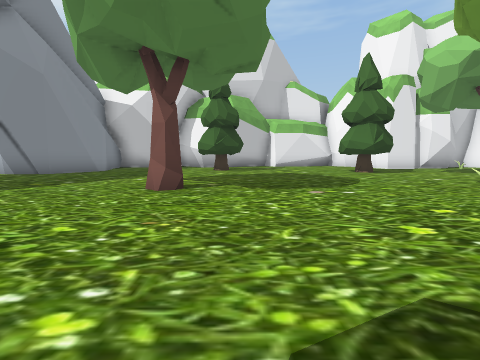
View 1 (above)

13 first-person views from a walk through a 3-D level made in the Unity game engine. The camera is 1.2 m above the floor, tilts 6° down and sees 90° across. The floor is counted in squares, 2 m on a side. Each view is taken from the middle of a square. On the plan, view 1 faces up. The plan holds only what a view shows up to about 9 squares ahead; the rest is blank. The place goes on beyond the plan. The player character is not drawn. Some animated figures are left out.

View 2
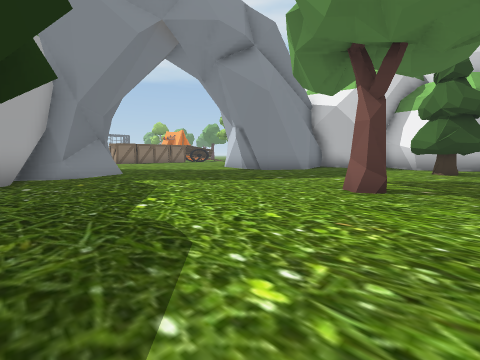

View 3
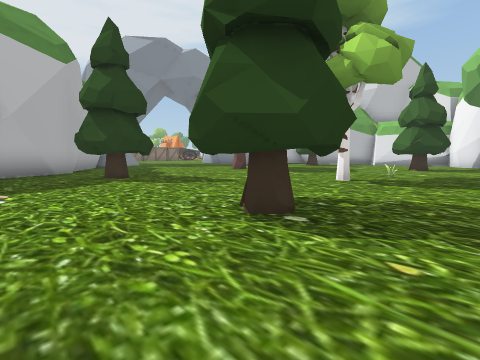

View 4
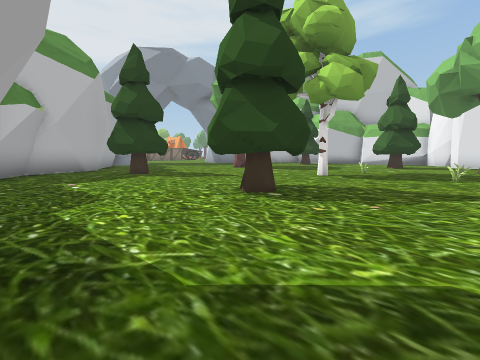

View 5
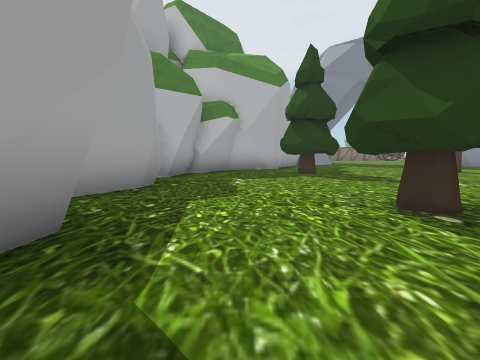

View 6
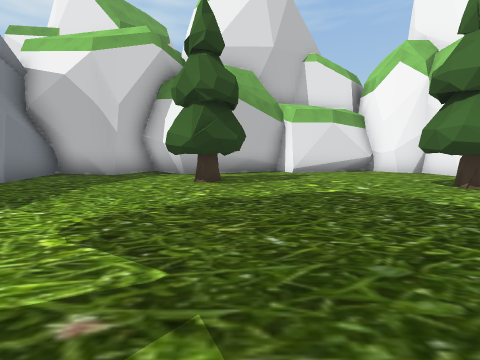

View 7
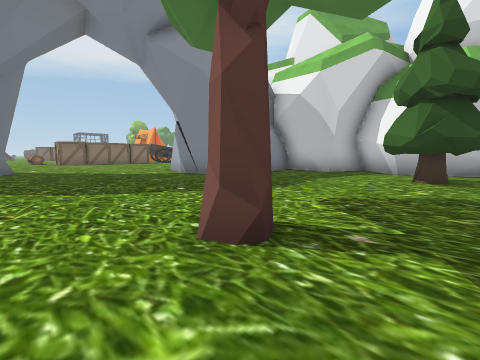

View 8
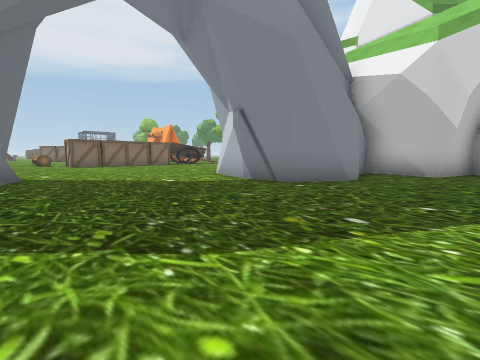

View 9
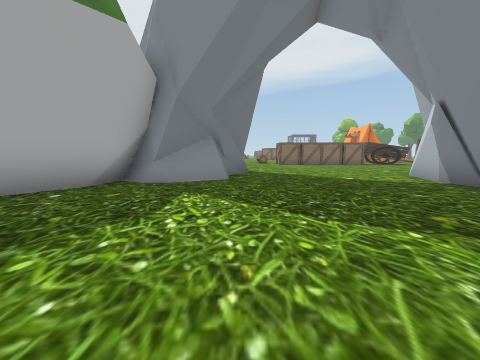

View 10
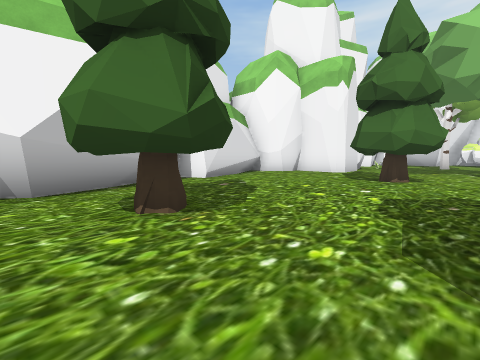

View 11
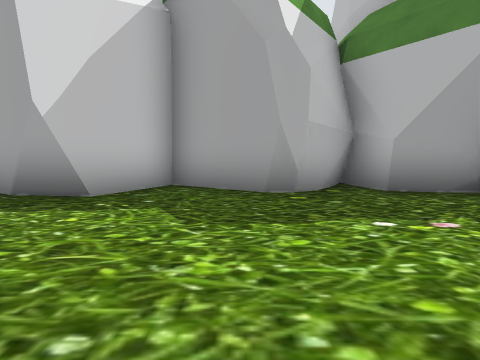

View 12
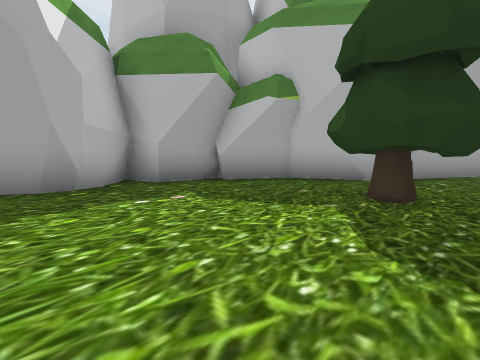

View 13
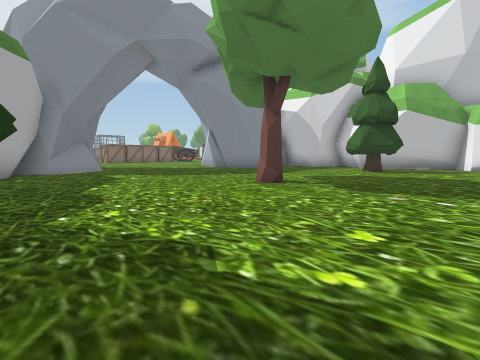

### Floor plan
Points are (right, up) in squares from view 1. A wall is a line through its corners. A room is listed if a view was taken in it or the views show most of it. See-through windows are left out.
Room 1 (views 1, 2, 3, 4, 5, 6, 7, 8, 9, 10, 11, 12, 13)
walls: (-1, 4.2) (-1.4, 4); (-3.4, -1.1) (-3.4, -1.5) (-2.4, -2.4); (-2.9, -1.8) (-2.2, -3.3) (-0.6, -4.2); (-6.4, 7.4) (-7.3, 7.4) (-8.9, 7.9); (-7.1, 0.6) (-3.9, -1.1); (0.3, 11.9) (-1.8, 11.2) (-2.7, 11.9); (-2.3, 11.6) (-3.1, 12.6) (-3.7, 10.9); (-3.7, 11.2) (-4.5, 11) (-5.6, 11.4) (-5.4, 10); (-0.8, -4.1) (-0.6, -4.6); (-2.7, 11.7) (-3.2, 12.3); (-8.2, 2.6) (-7.3, 1.1) (-7.6, 0.5) (-7, 0.5); (-0.6, -4.4) (0.7, -4.6) (1, -5.6) (1.6, -5) (2.2, -4.7) (2.6, -4.7); (-5.5, 10.4) (-5.1, 9.2) (-5.3, 8.9) (-5.2, 8.5) (-5.9, 7.5) (-6.5, 7.3) (-7.1, 7.7); (2.4, 12.1) (1.8, 12) (1.4, 12.7) (0.2, 11.8); (-8.4, 2.5) (-7.9, 1.7) (-7.3, 1.1); (1.9, -4.7) (2.3, -4.6) (4.3, -5.7) (5.2, -4.1); (6, 10.6) (6, 11.8) (5.2, 12.1) (4.9, 12.7) (1.8, 12.1); (-8.2, 7.6) (-9.2, 8.3); (1.1, -5.3) (2.1, -4.7); (-9.3, 2.6) (-8.7, 2.5); (7.5, 10.2) (6.1, 10.2) (6, 10.8); (5, -4.4) (5.3, -4.1) (6.3, -4.2); (5.7, -4) (6.8, -4.6); (5, 12.5) (4.9, 13) (3.7, 12.4); (-10.4, 3.3) (-9, 2.6)
low walls: (-1.9, 11.5) (-2.3, 11.8); (-2.4, -3.4) (-0.7, -4.4); (-8, 2.6) (-7.5, 1.7); (-4.1, 11.1) (-5.9, 11.7); (0.5, 12.3) (-0.4, 11.8); (-7.7, 0.3) (-6.7, 0.2) (-5.5, -0.4); (-0.6, -4.6) (0.5, -4.8) (0.8, -5.5); (-0.9, -4.7) (-0.4, -4.7)
ways out: opening at (-9.5, 5.5)
objects: other object (-1, -1) to (0, 0); other object (-1, 9) to (0, 10); other object (4, -1) to (5, 0); other object (4, 3); other object (4, 4); other object (4, 8) to (5, 9); other object (7, 3); other object (7, 5)

Where each view was taken, in squares from view 1:
view 1: 0 up, 0 right, facing up
view 2: 0 up, 0 right, facing up-left
view 3: 3 down, 6 right, facing up-left
view 4: 4 down, 7 right, facing up-left
view 5: 3 down, 7 right, facing left
view 6: 4 up, 0 right, facing up
view 7: 3 up, 0 right, facing up-left
view 8: 3 up, 3 left, facing up-left
view 9: 3 up, 2 left, facing left
view 10: 7 up, 2 left, facing up-right
view 11: 1 down, 3 right, facing down
view 12: 0 up, 3 right, facing down-left
view 13: 0 up, 2 right, facing up-left
